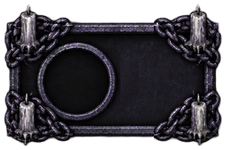
#> input picture godot/assets/ui/team_tile_solo.webp, 226 x 150 px
$ python -i build_grove_ui.py   (imports and definitions only)
#> lines starting #> are read from the running program, lines starting #| are printed output that depends on the picture
"""Cuts the grove UI parts (seat ring, name plates, card frame, medallion, buttons) out of the AI-generated sheet (P5).

Repeatable: run from the repository root
    python tools/build_grove_ui.py [--source <png>] [--source2 <png>] [--preview <folder>] [--team-tiles <png>] [--team-tiles-only]
Reads ui-paket-v1.png and ui-paket-v2.png (1774x887, real alpha channel; v2 carries the night board parts: side tab, night bar,
role medallion, cartouche, round icon button, back plate) and writes
    godot/assets/ui/hain/*.png          the parts, prescaled to 2 texture pixels per logical unit
    godot/app/theme/grove_art_data.gd   measured geometry (hole centers, nine-slice margins), generated, do not edit by hand
Stretchable parts are assembled from end pieces and a short middle slice, so every edge is stretchable and the ornaments stay
protected. The left edge of the card is the mirrored right edge (the sheet's left edge carries the medallion). Resizing happens in
premultiplied alpha, so no color fringes appear at the edges.
The three team tile frames (village, wolves, solo; sheet team-kacheln.png) are cut by build_team_tiles() into
    godot/assets/ui/team_tile_*.webp    horizontal frames with a round socket on the left, stretchable between the ends
    godot/app/theme/team_tile_art_data.gd  end margins and socket geometry, generated, do not edit by hand
`--team-tiles-only` builds only these, leaving the hain parts (and their register hashes) untouched.
Run `godot --path godot --import` afterwards so new files get their .import sidecars.
"""
import argparse
import os

import numpy as np
from PIL import Image
from scipy import ndimage as ndi

ROOT = os.path.abspath(os.path.join(os.path.dirname(__file__), ".."))
OUT = ROOT + "/godot/assets/ui/hain/"
DATA = ROOT + "/godot/app/theme/grove_art_data.gd"
DEFAULT_SOURCE = "C:/Users/Marku/Downloads/Grimmhain/Archiv/P1-Nachtentwurf/ui-paket-v1.png"
TEAM_DATA = ROOT + "/godot/app/theme/team_tile_art_data.gd"
TEAM_OUT = ROOT + "/godot/assets/ui/"
DEFAULT_TEAM_SOURCE = "C:/Users/Marku/Downloads/Grimmhain/Archiv/P1-Nachtentwurf/ui/team-kacheln.png"
DEFAULT_SOURCE2 = "C:/Users/Marku/Downloads/Grimmhain/Archiv/P1-Nachtentwurf/ui-paket-v2.png"

# regions of the sheet (x0, y0, x1, y1), measured on the 1774x887 sheet
SEAT = (31, 32, 532, 493)         # silver ring with roots and number socket at the upper left
CARD = (584, 43, 1750, 487)       # action card frame (medallion on the left, rebuilt)
PLATE = (295, 534, 1480, 651)     # name plate with spikes
RED = (32, 694, 846, 838)
DARK = (928, 694, 1742, 838)
HOLE_SEED = (289, 277)            # a point inside the seat ring's hole
SOCKET_SEED = (118, 121)          # a point inside the number socket's hole

MEDALLION_SCALE = 0.5            # medallion ring about 100 logical units
SEAT_SCALE = 0.415                # seat ring 208 px wide: sharp up to 104 logical units at 2x
PLATE_SCALE = 0.44                # bar about 20 logical units high at 2 px per unit
BUTTON_SCALE = 0.56               # button plate about 40 logical units high (the touch area is 56, the plate is centered in it)
CARD_SCALE = 0.63                 # card corners about 60 logical units
SHORT_PLATE_CAP = 40              # src px of each end of the short plate (iron cap)
SHORT_PLATE_START = 462           # src x where the left iron cap begins
SHORT_PLATE_ROWS = (549, 641)     # src rows of the bar including the caps
LONG_END = 185
BUTTON_END = 175
CARD_END = 190
MID = 60                          # src px of the stretchable middle slice
MEDALLION_CENTER = (740, 270)     # center of the card's medallion on the sheet
MEDALLION_RADIUS = 140
MEDALLION_CUT_X = 20              # crop columns left of this belong to the card frame bar, not to the medallion
# sheet v2 (x0, y0, x1, y1), measured on the 1774x887 sheet
SIDE_TAB = (74, 31, 222, 855)     # vertical tab: spiked ends with ropes, plain bar between
NIGHT_BAR = (290, 114, 1741, 256)  # horizontal bar: ends, plain slices, clasp in the middle
CARTOUCHE = (352, 349, 1662, 516)  # horizontal plate with the moon on the left
ROLE_RING = (488, 567, 772, 836)   # silver ring with roots, transparent inside
ICON_ROUND = (906, 583, 1145, 823)  # round iron button with a silver rim
BACK_PLATE = (1325, 576, 1561, 822)  # small square plate with corner ornaments

SIDE_TAB_SCALE = 0.6              # tab about 44 logical units wide
SIDE_TAB_END = 210                # src px of each spiked end
NIGHT_BAR_SCALE = 0.7             # bar about 50 logical units high
NIGHT_BAR_LEFT = 250
NIGHT_BAR_RIGHT = 221
NIGHT_BAR_CLASP = (990, 1060)     # src x range of the middle clasp
NIGHT_BAR_MID1 = 700              # src x of the plain slice left of the clasp
NIGHT_BAR_MID2 = 1200             # src x of the plain slice right of the clasp
CARTOUCHE_SCALE = 0.42            # plate about 35 logical units high
CARTOUCHE_LEFT = 258
CARTOUCHE_RIGHT = 222
CARTOUCHE_MID = 800
RING_SCALE = 0.394                # ring 112 texture px = 56 logical units
ROUND_SCALE = 0.435               # round button 104 texture px = 52 logical units
BACK_SCALE = 0.47                 # square plate about 55 logical units
BACK_CORNER = 78                  # src px of each corner ornament
CARD_FILL = (18, 21, 23)          # the card's flat dark fill around the medallion


def scaled(image, scale):
    size = (max(1, round(image.width * scale)), max(1, round(image.height * scale)))
    return image.convert("RGBa").resize(size, Image.LANCZOS).convert("RGBA")


def assemble(left, mid, right):
    """left | mid | right as one image (all the same height)."""
    out = Image.new("RGBA", (left.width + mid.width + right.width, left.height), (0, 0, 0, 0))
    out.paste(left, (0, 0))
    out.paste(mid, (left.width, 0))
    out.paste(right, (left.width + mid.width, 0))
    return out


# team tile sheet (1774x887, real alpha): name, frame rows (y0, y1 of the solid part), socket center y and outer radius on the sheet
TEAM_TILES = (("village", 28, 274, 144), ("wolves", 318, 563, 443), ("solo", 591, 849, 733))
TEAM_SOCKET_X = 206               # socket center x on the sheet
TEAM_SOCKET_OUTER = 71            # outer radius of the socket ring
TEAM_SOCKET_HOLE = 60             # radius of the dark hole inside the ring (the role symbol sits here)
TEAM_PAD = 6                      # transparent border around each cut
TEAM_LEFT_END = 217               # src px from the cut's left edge: corner ornaments and the whole socket stay unstretched
TEAM_RIGHT_END = 130              # src px of the right corner ornaments
TEAM_MID_AT = 900                 # src x of the plain slice that gets stretched
TEAM_TILE_HEIGHT = 150            # texture px of the cut's height (2.7 px per logical unit at the 56 unit chip height)
TEAM_ALPHA_LOW, TEAM_ALPHA_HIGH = 40, 235  # the sheet's near-opaque body (alpha 245 to 253) becomes solid, its faint halo disappears


ARROW_SOURCE = ROOT + "/godot/assets/night/ui/arrow-left.png"  # bronze arrow of the P3 board, recolored to moon silver
SILVER = np.array([0.80, 0.84, 0.92])


# [9 lines left out: function silver_arrow, not called in this run]


def mirrored(image):
    return image.transpose(Image.FLIP_LEFT_RIGHT)


# [32 lines left out: functions medallion, hole, not called in this run]


def clean_team_tile(sheet, box):
    """One frame cut out of the sheet: halo ramped away, only the connected frame kept, edge colors taken from the solid frame (no fringes)."""
    x0, y0, x1, y1 = box
    rgba = np.asarray(sheet.crop(box)).astype(float)
    alpha = rgba[..., 3]
    ramp = np.clip((alpha - TEAM_ALPHA_LOW) / (TEAM_ALPHA_HIGH - TEAM_ALPHA_LOW), 0.0, 1.0)
    labels, count = ndi.label(ramp > 0.02)
    sizes = ndi.sum(ramp > 0.02, labels, range(1, count + 1))
    keep = labels == (1 + int(np.argmax(sizes)))
    ramp = ramp * keep
    solid = ramp > 0.98
    # transparent and edge pixels take the color of the nearest solid pixel
    _, (iy, ix) = ndi.distance_transform_edt(~solid, return_indices=True)
    rgb = rgba[..., :3].copy()
    edge = ~solid
    rgb[edge] = rgba[iy[edge], ix[edge], :3]
    out = np.dstack([rgb, np.round(ramp * 255.0)]).clip(0, 255).astype(np.uint8)
    return Image.fromarray(out)


def build_team_tiles(source):
    """The three team tile frames as WebP (left end | plain slice | right end) plus their geometry file."""
#> called with source = '../godot/assets/ui/team_tile_solo.webp'
    sheet = Image.open(source).convert("RGBA")
#> sheet is the input picture: PIL image 226x150 RGBA; mean R, G, B, A 41.9, 39.6, 45.3, 191.8
    os.makedirs(TEAM_OUT, exist_ok=True)
    lines = ["class_name TeamTileArtData", "extends RefCounted",
             "## Gemessene Geometrie der Team-Kachelrahmen (godot/assets/ui/team_tile_*.webp). Erzeugt von tools/build_grove_ui.py, nicht von Hand ändern.",
             "## Die Texturen werden gleichmäßig auf die Höhe der Kachel skaliert; nur die Mitte zwischen den Enden wird gedehnt.",
             "## Je Team: Fassung (Mittelpunkt x, y und Loch-Radius als Anteil der Texturhöhe, x ab linker Kante) und Randbreiten.", ""]
    ends = {}
    for name, ty0, ty1, cy in TEAM_TILES:
        cut = (0, 0, sheet.width, 0)
        flat = np.asarray(sheet)[..., 3]
        solid_cols = np.nonzero((flat[ty0:ty1] >= TEAM_ALPHA_LOW).any(0))[0]
        box = (int(solid_cols.min()) - TEAM_PAD, ty0 - TEAM_PAD, int(solid_cols.max()) + 1 + TEAM_PAD, ty1 + TEAM_PAD)
        tile = clean_team_tile(sheet, box)
        mid = TEAM_MID_AT - box[0]
        parts = (tile.crop((0, 0, TEAM_LEFT_END, tile.height)), tile.crop((mid, 0, mid + MID, tile.height)),
                 tile.crop((tile.width - TEAM_RIGHT_END, 0, tile.width, tile.height)))
        scale = TEAM_TILE_HEIGHT / tile.height
        result = scaled(assemble(*parts), scale)
        result.save(TEAM_OUT + "team_tile_%s.webp" % name, lossless=True, quality=100, method=6)
        height = tile.height
        ends[name] = (result.width, result.height)
        lines.append("const %s_SOCKET := Vector3(%.4f, %.4f, %.4f)  ## Mitte x, Mitte y, Lochradius" % (
            name.upper(), (TEAM_SOCKET_X - box[0]) / height, (cy - box[1]) / height, TEAM_SOCKET_HOLE / height))
        lines.append("const %s_MARGINS := Vector4(%d, 0, %d, 0)  ## links, oben, rechts, unten in Texturpixeln (Höhe %d); nur die Mitte wird gedehnt" % (
            name.upper(), round(TEAM_LEFT_END * scale), round(TEAM_RIGHT_END * scale), TEAM_TILE_HEIGHT))
#> this loop made 2 passes
#> (x0 in clean_team_tile, y0 in clean_team_tile, x1 in clean_team_tile, y1 in clean_team_tile, count in clean_team_tile, sizes in clean_team_tile, mid, size in scaled) on pass 1: (-2, 22, 228, 280, 1, [25068], 902, (237, 150))
#> pass 1, in build_team_tiles, `flat = np.asarray(sheet)[..., 3]`:
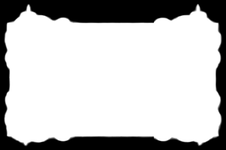
#> flat: shape (150, 226); min 0, max 255, mean 191.8
#> pass 1, in clean_team_tile, `rgba = np.asarray(sheet.crop(box)).astype(float)`:
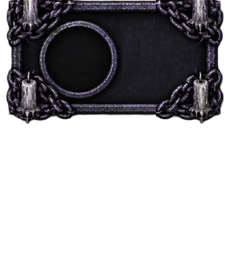
#> rgba: shape (258, 230, 4) float64; mean R, G, B, A 16.4, 15.2, 18.3, 106.4; transparent parts drawn white
#> pass 1, in clean_team_tile, `alpha = rgba[..., 3]`:
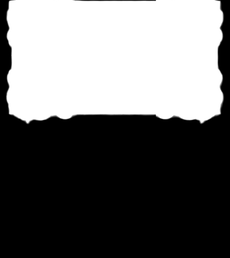
#> alpha: shape (258, 230) float64; min 0, max 255, mean 106.4
#> after the loop:
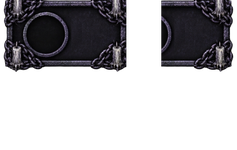
#> result: PIL image 237x150 RGBA; mean R, G, B, A 14.6, 13.5, 16.3, 93.1; transparent parts drawn white
#> after the loop, ends = {'village': (237, 150)}; lines = 8 items
    with open(TEAM_DATA, "w", encoding="utf-8", newline="\n") as handle:
        handle.write("\n".join(lines) + "\n")
    print("team tiles", ends)


# [136 lines left out: function main, not called in this run]


# [2 lines not run here, left out]

#> (the run stopped early here; a loop or call above may not have finished)
